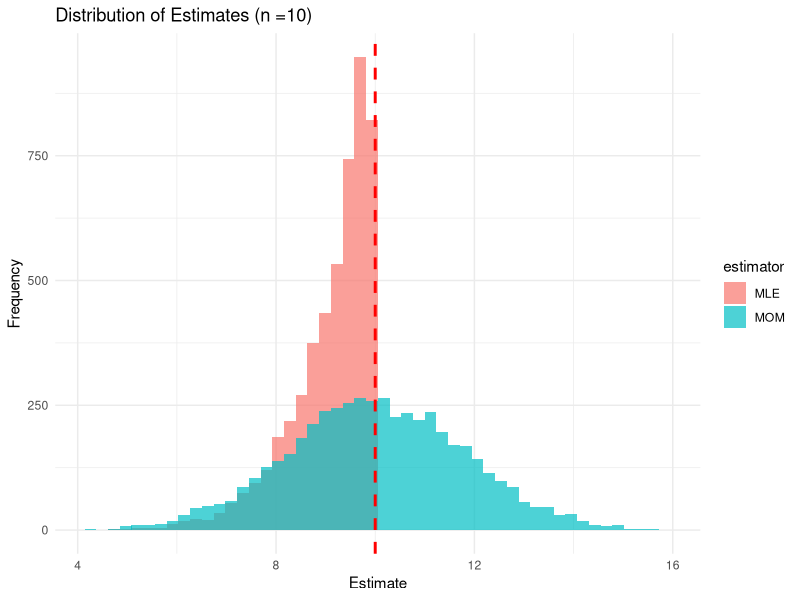
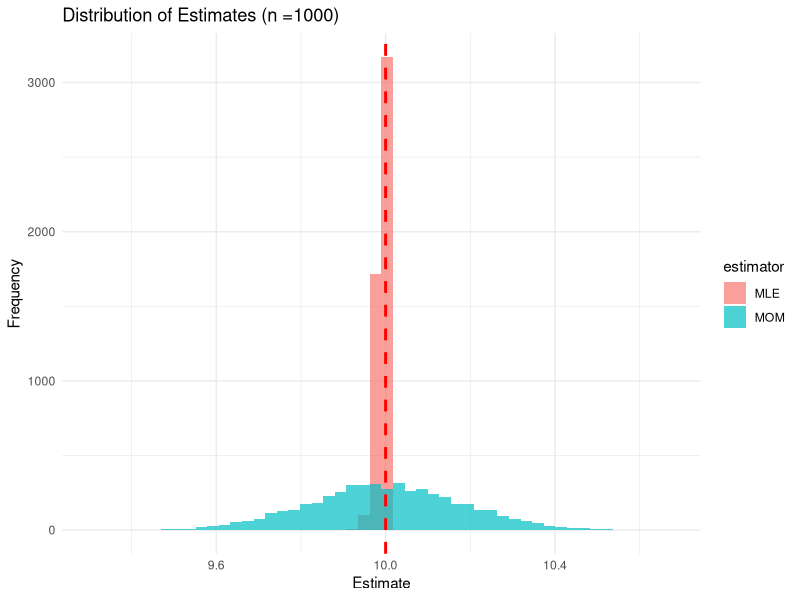
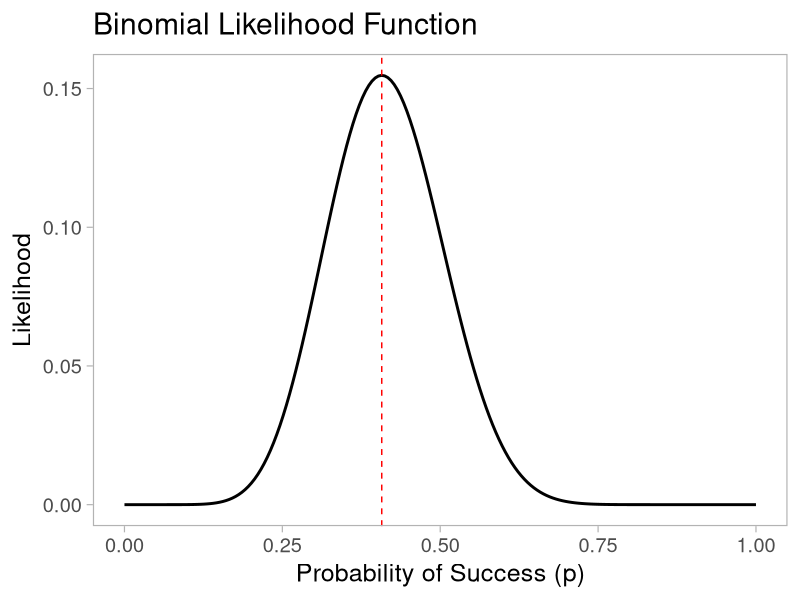
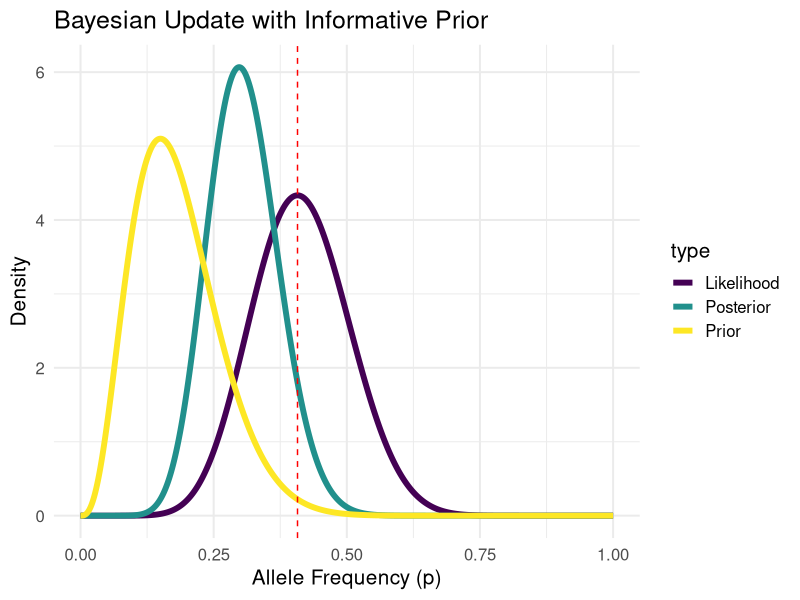
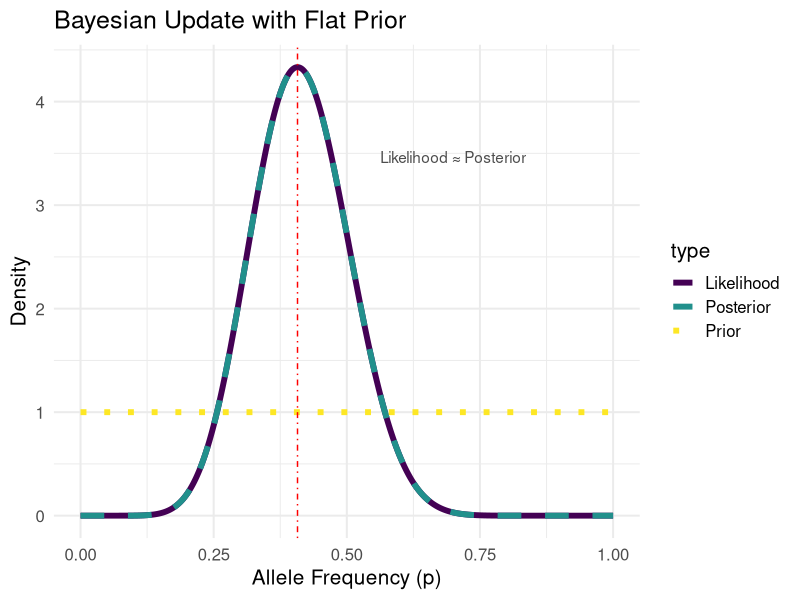

Generate these figures, in order, with R: (Note: this script raises an error after producing the figures.)
## ---- chunk 1
library(tidyverse)
library(ggplot2)
library(viridis)
library(htmltools)
## ---- chunk 2
#| layout-ncol: 2

mom_estimator <- function(sample) {
    return(2 * mean(sample))
}

# Function to generate MLE estimator for Uniform(0, theta)
mle_estimator <- function(sample) {
    return(max(sample))
}

simulate_estimators <- function(theta = 1, n = 10, n_sim = 1000) {
    mom_estimates <- numeric(n_sim)
    mle_estimates <- numeric(n_sim)

    for (i in 1:n_sim) {
        sample <- runif(n, 0, theta)
        mom_estimates[i] <- mom_estimator(sample)
        mle_estimates[i] <- mle_estimator(sample)
    }

    return(list(
        mom = mom_estimates,
        mle = mle_estimates
    ))
}

n_simulations <- 5000
theta_true <- 10

n_demo_1 <- 10
n_demo_2 <- 1000
demo_results_1 <- simulate_estimators(theta_true, n_demo_1, n_simulations)
demo_results_2 <- simulate_estimators(theta_true, n_demo_2, n_simulations)

demo_data_1 <- data.frame(
    MOM = demo_results_1$mom,
    MLE = demo_results_1$mle
) %>%
    pivot_longer(everything(), names_to = "estimator", values_to = "estimate")

demo_data_2 <- data.frame(
    MOM = demo_results_2$mom,
    MLE = demo_results_2$mle
) %>%
    pivot_longer(everything(), names_to = "estimator", values_to = "estimate")
ggplot(demo_data_1, aes(x = estimate, fill = estimator)) +
    geom_histogram(alpha = 0.7, position = "identity", bins = 50) +
    geom_vline(xintercept = theta_true, linetype = "dashed", color = "red", linewidth = 1) +
    labs(
        title = paste0("Distribution of Estimates (n =", n_demo_1, ")"),
        x = "Estimate", y = "Frequency"
    ) +
    theme_minimal()

ggplot(demo_data_2, aes(x = estimate, fill = estimator)) +
    geom_histogram(alpha = 0.7, position = "identity", bins = 50) +
    geom_vline(xintercept = theta_true, linetype = "dashed", color = "red", linewidth = 1) +
    labs(
        title = paste0("Distribution of Estimates (n =", n_demo_2, ")"),
        x = "Estimate", y = "Frequency"
    ) +
    theme_minimal()
## ---- chunk 3
n <- 27
x <- 11
p_seq <- seq(0, 1, length.out = 200)
likelihood <- dbinom(x, n, p_seq)
plot <- ggplot(
    data.frame(p = p_seq, likelihood = likelihood),
    aes(x = p, y = likelihood)
) +
    geom_line(linewidth = 1) +
    labs(
        x = "Probability of Success (p)",
        y = "Likelihood",
        title = "Binomial Likelihood Function"
    ) +
    geom_vline(
        xintercept = x / n,
        color = "red",
        linetype = "dashed"
    ) +
    theme_light(base_size = 18) +
    theme(panel.grid = element_blank())
## ---- chunk 4
plot
## ---- chunk 5
p <- seq(0, 1, length.out = 1000)
# Prior (Beta distribution from previous experiment)
prior <- dbeta(p, 3 + 1, 17 + 1)
# Likelihood (Beta distribution from current data)
likelihood <- dbeta(p, 11 + 1, 16 + 1)
# Posterior (Beta distribution combining both)
posterior <- dbeta(p, 14 + 1, 33 + 1)
# Combine into a data frame
plot_data <- data.frame(
    p = rep(p, 3),
    density = c(prior, likelihood, posterior),
    type = rep(c("Prior", "Likelihood", "Posterior"), each = length(p))
)
# Add flat prior distribution
flat_prior <- dbeta(p, 1, 1)
flat_posterior <- dbeta(p, 12, 17)
plot_data <- rbind(
    plot_data,
    data.frame(
        p = rep(p, 3),
        density = c(flat_prior, likelihood, flat_posterior),
        type = rep(c("Prior", "Likelihood", "Posterior"), each = length(p))
    )
)
# Add a column to distinguish between informative and flat scenarios
plot_data$scenario <- c(rep("Informative", 3000), rep("Flat", 3000))
## ---- chunk 6
p1 <- ggplot(
    plot_data %>% filter(scenario == "Informative"),
    aes(x = p, y = density, color = type)
) +
    geom_line(linewidth = 2) +
    geom_vline(xintercept = 11 / 27, linetype = "dashed", color = "red") +
    labs(
        x = "Allele Frequency (p)",
        y = "Density",
        title = "Bayesian Update with Informative Prior"
    ) +
    scale_color_viridis_d() +
    theme_minimal(base_size = 15)
## ---- chunk 7
p2 <- ggplot(
  plot_data %>% filter(scenario == "Flat"),
  aes(x = p, y = density, color = type, linetype = type)
) +
  geom_line(linewidth = 2) +
  scale_linetype_manual(values = c("Prior" = "dotted", "Likelihood" = "solid", "Posterior" = "dashed")) +
  geom_vline(xintercept = 11 / 27, linetype = "dotdash", color = "red") +
  labs(
    x = "Allele Frequency (p)",
    y = "Density",
    title = "Bayesian Update with Flat Prior"
  ) +
  theme_minimal(base_size = 15) +
  scale_color_viridis_d() +
  annotate("text",
    x = 0.7, y = max(flat_posterior) * 0.8,
    label = "Likelihood ≈ Posterior", color = "gray30"
  )
## ---- chunk 8
#| layout-ncol: 2
#| fig.height: 8
p1
p2
## ---- chunk 9
img(src = knitr::include_graphics("scripts/_output/sequential_bayesian_update.gif"), alt = 'Bayesian updating')
## ---- chunk 10
observed_testcross <- c(21, 28)     # Dominant, Recessive
chisq_test <- chisq.test(observed_testcross, p = c(0.5, 0.5))
chisq_test
## ---- chunk 11
n <- 212
n_AA <- 175
n_Aa <- 33
n_aa <- 4

# Estimate allele frequency
p_hat <- (2*n_AA + n_Aa) / (2*n)
q_hat <- 1 - p_hat
p_hat

# Expected counts
expected <- c(n * p_hat^2, 2*n * p_hat*q_hat, n * q_hat^2)
observed <- c(n_AA, n_Aa, n_aa)
expected

# Pearson chi-squared
chisq_val <- sum((observed - expected)^2 / expected)
df <- 3 - 1 - 1
p_val <- pchisq(chisq_val, df = df, lower.tail = FALSE)
p_val
## ---- chunk 12
set.seed(123)
true_p <- 0.3
sample_sizes <- c(5, 10, 100, 500)
n_sims <- 1000

sampling_results <- map_dfr(sample_sizes, function(n) {
  p_hats <- replicate(n_sims, {
    # Sample n individuals (2n alleles total)
    alleles <- rbinom(n, 2, true_p)  # each individual contributes 0,1,2 A alleles
    sum(alleles) / (2 * n)           # sample allele frequency
  })
  tibble(sample_size = n, p_hat = p_hats,
         theoretical_se = sqrt(true_p * (1 - true_p) / (2 * n)))
})
## ---- chunk 13
sampling_results <- sampling_results %>%
  mutate(sample_size_name = paste("n =", sample_size)) |>
  mutate(sample_size_name = factor(sample_size_name, levels = c("n = 5", "n = 10", "n = 100", "n = 500")))
## ---- chunk 14
# Plot sampling distributions
ggplot(sampling_results, aes(x = p_hat)) +
  geom_histogram(aes(y = after_stat(density)), bins = 30, alpha = 0.7) +
  geom_vline(xintercept = true_p, color = "red", linetype = "dashed", linewidth = 1) +
  facet_wrap(~sample_size_name, scales = "free_y") +
  labs(title = "Sampling Distribution of p̂", x = "Sample Allele Frequency (p̂)", y = "Density") +
  theme_minimal()
